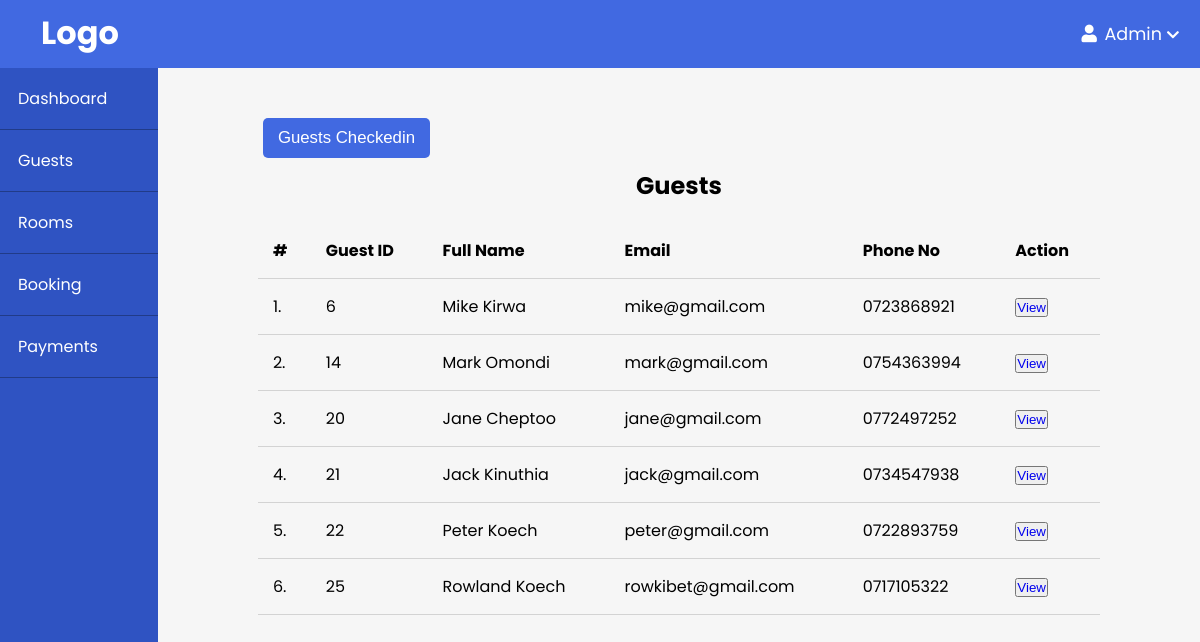
Page /admin/guests/index.php on the committed database.
### tables this page shows
CREATE TABLE `users` (
  `id` int(11) NOT NULL,
  `first_name` varchar(20) NOT NULL,
  `last_name` varchar(20) NOT NULL,
  `email` varchar(255) NOT NULL,
  `address` varchar(30) NOT NULL,
  `phone_no` varchar(10) NOT NULL,
  `passport` varchar(30) NOT NULL,
  `nationality` varchar(50) NOT NULL,
  `password` varchar(255) NOT NULL,
  `role_id` int(11) NOT NULL
);

### app/controllers/users.php (called while the page is built, shortened)
<?php
$table = 'users';
$guests = selectAll($table, ['role_id' => '2']);

### app/database/db.php (called while the page is built, shortened)
<?php
require("connect.php");
function executeQuery($sql, $data) {
    global $conn;
    $stmt = $conn->prepare($sql);
    $values = array_values($data);
    $types = str_repeat('s', count($values));
    $stmt->bind_param($types, ...$values);
    $stmt->execute();
    return $stmt;
}
function selectAll($table, $conditions = []) {
    global $conn;
    $sql = "SELECT * FROM $table";
    if(empty($conditions)) {
        $stmt = $conn->prepare($sql);
        $stmt->execute();
        $records = $stmt->get_result()->fetch_all(MYSQLI_ASSOC);
        return $records;
    } else {
        $i=0;
        foreach ($conditions as $key => $value) {
            if($i === 0) {
                $sql = $sql . " WHERE $key=?";
            } else {
                $sql = $sql . " AND $key=?";
            }
            $i++;
        }
        $stmt = executeQuery($sql, $conditions);
        $records = $stmt->get_result()->fetch_all(MYSQLI_ASSOC);
        return $records;
    }
}

### admin/guests/index.php (the view, shortened to what this page needs)
<?php include(ROOT_PATH . "\app\database\db.php"); ?>
<?php include(ROOT_PATH . "\app\controllers\users.php") ?>
<!DOCTYPE html>
<html lang="en">
<head>
    <link href="../../assets/fontawesome/css/all.min.css"  rel="stylesheet">
    <link rel="stylesheet" href="../style.css">
</head>
<body>
     <?php include(ROOT_PATH . "/app/includes/adminHeader.php"); ?>
    <div class="admin-wrapper">
        <?php include(ROOT_PATH . "/app/includes/adminSidebar.php"); ?>
        <div class="admin-content">
            <div class="flex">
                <button class="btn"><a href="<?php echo BASE_URL . "/admin/guests/check_in_guests.php"?>">Guests Checkedin</a></button>
            </div>
            <div class="table-wrapper">
                <h2>Guests</h2>
                <table>
                    <thead>
                        <th>#</th>
                        <th>Guest ID</th>
                        <th>Full Name</th>
                        <th>Email</th>
                        <th>Phone No</th>
                        <th colspan="3">Action</th>
                    </thead>
                    <?php foreach ($guests as $key => $guest): ?>
                        <tr>
                            <td><?php echo $key + 1 . "."; ?></td>
                            <td><?php echo $guest['id'] ?></td>
                            <td><?php echo ($guest['first_name'] . " " . $guest['last_name'])?></td>
                            <td><?php echo $guest['email'] ?></td>
                            <td><?php echo $guest['phone_no'] ?></td>
                            <td><button><a href="view.php?id=<?php echo $guest['id']; ?>">View</a></button></td>
                        </tr>
                    <?php endforeach; ?>
                </table>
            </div>
        </div>
    </div>
</body>
</html>

### admin/style.css (style rules this page uses)
* { padding: 0; margin: 0; box-sizing: border-box; }
body { background-color: #f6f6f6; font-family: 'Poppins', sans-serif; }
.btn { display: block; border: 0; border-radius: 5px; background-color: rgb(65, 105, 225); margin: 10px 5px; padding: 10px 15px; font-size: 1.05rem; color: white; cursor: pointer; }
.btn a { text-decoration: none; color: white; }
table { margin: 20px auto; }
table, th, td { border: 1px solid black; border-collapse: collapse; }
th, td { padding: 10px 5px; }
a { text-decoration: none; }
.flex { display: flex; }
.admin-wrapper { display: flex; min-height: calc(100vh - 68px); }
.admin-content { flex: 8; height: 100%; padding: 40px 100px 100px; }
.admin-content h2 { text-align: center; }
.table-wrapper table { width: 100%; border: none; }
.table-wrapper th, .table-wrapper td { padding: 15px; text-align: left; border: none; border-bottom: 1px solid #d3d3d3; }

### rows in the picture
users: id "6", first_name "Mike", last_name "Kirwa", email "mike@gmail.com", phone_no "0723868921"
users: id "14", first_name "Mark", last_name "Omondi", email "mark@gmail.com", phone_no "0754363994"
users: id "20", first_name "Jane", last_name "Cheptoo", email "jane@gmail.com", phone_no "0772497252"
users: id "21", first_name "Jack", last_name "Kinuthia", email "jack@gmail.com", phone_no "0734547938"
users: id "22", first_name "Peter", last_name "Koech", email "peter@gmail.com", phone_no "0722893759"
users: id "25", first_name "Rowland", last_name "Koech", email "rowkibet@gmail.com", phone_no "0717105322"
